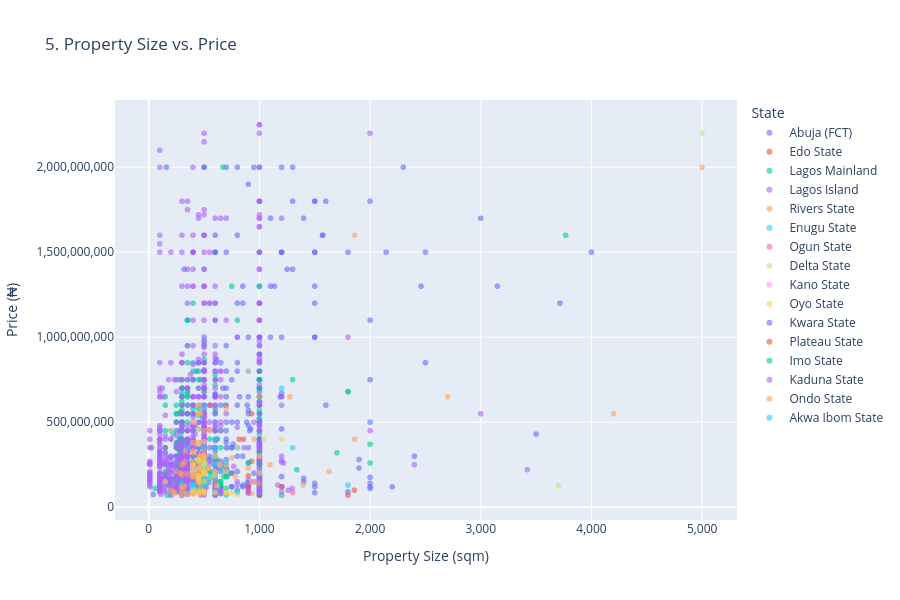

Notebook code cell kept with this figure:
### Code cell
# ==========================================
# 5. Scatter Plot: Property size vs. price
# ==========================================
fig5 = px.scatter(df, 
                  x='Property Size', 
                  y='Price',
                  title='5. Property Size vs. Price',
                  labels={'Property Size': 'Property Size (sqm)', 'Price': 'Price (₦)'},
                  color='Region Parent Name',
                  opacity=0.6,
                  hover_data=['Title', 'Region Name', 'Bedrooms'])
fig5.update_layout(height=600, legend_title='State')
fig5.update_xaxes(tickformat=',.0f')
fig5.update_yaxes(tickformat=',.0f')
fig5.show()

### Figure 1 — Plotly figure (JSON) as saved in the notebook; plotly's stock layout.template omitted (floating-point values rounded to 4 significant figures; data arrays with more than 128 entries replaced by an {"elided": "..."} marker saying what was removed)
{"data": [{"customdata": {"elided": "401x3 mixed values"}, "hovertemplate": "Region Parent Name=Abuja (FCT)<br>Property Size (sqm)=%{x}<br>Price (₦)=%{y}<br>Title=%{customdata[0]}<br>Region Name=%{customdata[1]}<br>Bedrooms=%{customdata[2]}<extra></extra>", "legendgroup": "Abuja (FCT)", "marker": {"color": "#636efa", "opacity": 0.6, "symbol": "circle"}, "mode": "markers", "name": "Abuja (FCT)", "showlegend": true, "type": "scattergl", "x": {"elided": "401 float values"}, "xaxis": "x", "y": {"elided": "401 float values"}, "yaxis": "y"}, {"customdata": [["2bdrm Block of Flats in Benin City for sale", "Benin City", 2], ["20bdrm Apartment in Benin City for sale", "Benin City", 20], ["20bdrm Apartment in Benin City for sale", "Benin City", 20], ["2bdrm Block of Flats in Not - Estate., Benin City for sale", "Benin City", 2], ["5bdrm Bungalow in Benin City for sale", "Benin City", 5], ["3bdrm Block of Flats in Benin City for sale", "Benin City", 3], ["4bdrm Duplex in Benin City for sale", "Benin City", 4], ["3bdrm Bungalow in Benin City for sale", "Benin City", 3], ["3bdrm Duplex in Benin City for sale", "Benin City", 3], ["Furnished 4bdrm Bungalow in Benin City for sale", "Benin City", 4], ["5bdrm Duplex in Benin City for sale", "Benin City", 5], ["Furnished 18bdrm Apartment in Benin City for sale", "Benin City", 18], ["6bdrm Block of Flats in Benin City for sale", "Benin City", 6], ["6bdrm Duplex in Benin City for sale", "Benin City", 6], ["6bdrm Duplex in Benin City for sale", "Benin City", 6], ["4bdrm Duplex in Benin City for sale", "Benin City", 4], ["Furnished 5bdrm Duplex in Benin City for sale", "Benin City", 5], ["3bdrm Block of Flats in Benin City for sale", "Benin City", 3], ["12bdrm Block of Flats in Benin City for sale", "Benin City", 12], ["6bdrm Block of Flats in Benin City for sale", "Benin City", 6], ["18bdrm Block of Flats in Benin City for sale", "Benin City", 18], ["17bdrm Block of Flats in Benin City for sale", "Benin City", 17]], "hovertemplate": "Region Parent Name=Edo State<br>Property Size (sqm)=%{x}<br>Price (₦)=%{y}<br>Title=%{customdata[0]}<br>Region Name=%{customdata[1]}<br>Bedrooms=%{customdata[2]}<extra></extra>", "legendgroup": "Edo State", "marker": {"color": "#EF553B", "opacity": 0.6, "symbol": "circle"}, "mode": "markers", "name": "Edo State", "showlegend": true, "type": "scattergl", "x": [450.0, 900.0, 900.0, 1000.0, 900.0, 900.0, 450.0, 1800.0, 900.0, 1000.0, 900.0, 465.0, 470.0, 817.0, 464.0, 1203.0, 929.0, 1000.0, 464.0, 1858.0, 557.0, 929.0], "xaxis": "x", "y": [120000000.0, 97000000.0, 120000000.0, 100000000.0, 120000000.0, 120000000.0, 200000000.0, 70000000.0, 85000000.0, 160000000.0, 185000000.0, 550000000.0, 72000000.0, 400000000.0, 150000000.0, 120000000.0, 550000000.0, 70000000.0, 200000000.0, 100000000.0, 600000000.0, 270000000.0], "yaxis": "y"}, {"customdata": {"elided": "320x3 mixed values"}, "hovertemplate": "Region Parent Name=Lagos Mainland<br>Property Size (sqm)=%{x}<br>Price (₦)=%{y}<br>Title=%{customdata[0]}<br>Region Name=%{customdata[1]}<br>Bedrooms=%{customdata[2]}<extra></extra>", "legendgroup": "Lagos Mainland", "marker": {"color": "#00cc96", "opacity": 0.6, "symbol": "circle"}, "mode": "markers", "name": "Lagos Mainland", "showlegend": true, "type": "scattergl", "x": {"elided": "320 float values"}, "xaxis": "x", "y": {"elided": "320 float values"}, "yaxis": "y"}, {"customdata": {"elided": "704x3 mixed values"}, "hovertemplate": "Region Parent Name=Lagos Island<br>Property Size (sqm)=%{x}<br>Price (₦)=%{y}<br>Title=%{customdata[0]}<br>Region Name=%{customdata[1]}<br>Bedrooms=%{customdata[2]}<extra></extra>", "legendgroup": "Lagos Island", "marker": {"color": "#ab63fa", "opacity": 0.6, "symbol": "circle"}, "mode": "markers", "name": "Lagos Island", "showlegend": true, "type": "scattergl", "x": {"elided": "704 float values"}, "xaxis": "x", "y": {"elided": "704 float values"}, "yaxis": "y"}, {"customdata": {"elided": "81x3 mixed values"}, "hovertemplate": "Region Parent Name=Rivers State<br>Property Size (sqm)=%{x}<br>Price (₦)=%{y}<br>Title=%{customdata[0]}<br>Region Name=%{customdata[1]}<br>Bedrooms=%{customdata[2]}<extra></extra>", "legendgroup": "Rivers State", "marker": {"color": "#FFA15A", "opacity": 0.6, "symbol": "circle"}, "mode": "markers", "name": "Rivers State", "showlegend": true, "type": "scattergl", "x": [700.0, 465.0, 500.0, 930.0, 200.0, 700.0, 465.0, 4200.0, 465.0, 245.0, 500.0, 1630.0, 465.0, 230.0, 1395.0, 235.0, 465.0, 930.0, 465.0, 700.0, 465.0, 465.0, 465.0, 5000.0, 539.0, 465.0, 500.0, 300.0, 500.0, 466.0, 400.0, 350.0, 300.0, 330.0, 465.0, 955.0, 465.0, 320.0, 468.0, 1860.0, 400.0, 465.0, 465.0, 300.0, 465.0, 465.0, 500.0, 1275.0, 550.0, 989.0, 460.0, 470.0, 465.0, 350.0, 400.0, 320.0, 752.0, 300.0, 300.0, 400.0, 1095.0, 1000.0, 539.0, 465.0, 500.0, 400.0, 400.0, 465.0, 780.0, 465.0, 500.0, 450.0, 2700.0, 465.0, 1860.0, 900.0, 289.0, 465.0, 450.0, 300.0, 450.0], "xaxis": "x", "y": [580000000.0, 300000000.0, 200000000.0, 80000000.0, 97000000.0, 250000000.0, 250000000.0, 550000000.0, 200000000.0, 210000000.0, 130000000.0, 210000000.0, 100000000.0, 90000000.0, 130000000.0, 80000000.0, 180000000.0, 150000000.0, 120000000.0, 250000000.0, 300000000.0, 100000000.0, 180000000.0, 2000000000.0, 230000000.0, 115000000.0, 300000000.0, 95000000.0, 330000000.0, 130000000.0, 380000000.0, 75000000.0, 250000000.0, 330000000.0, 300000000.0, 400000000.0, 100000000.0, 120000000.0, 300000000.0, 400000000.0, 330000000.0, 135000000.0, 100000000.0, 125000000.0, 220000000.0, 130000000.0, 220000000.0, 650000000.0, 450000000.0, 140000000.0, 300000000.0, 550000000.0, 225000000.0, 195000000.0, 320000000.0, 260000000.0, 290000000.0, 72750000.0, 191400000.0, 120000000.0, 250000000.0, 650000000.0, 230000000.0, 145000000.0, 450000000.0, 250000000.0, 260000000.0, 95000000.0, 180000000.0, 300000000.0, 140000000.0, 600000000.0, 650000000.0, 240000000.0, 1600000000.0, 230000000.0, 200000000.0, 260000000.0, 280000000.0, 115000000.0, 165000000.0], "yaxis": "y"}, {"customdata": [["Furnished 4bdrm Duplex in Chime Estate, Enugu for sale", "Enugu", 4], ["4bdrm Duplex in Centenary City Enugu for sale", "Enugu", 4], ["7bdrm Duplex in Golf Annex Enugu for sale", "Enugu", 7], ["4bdrm Duplex in Golf Annex, Enugu for sale", "Enugu", 4], ["4bdrm Duplex in Golf Estate Enugu for sale", "Enugu State", 4], ["4bdrm Duplex in Thinkers Corner for sale", "Enugu", 4], ["5bdrm Duplex in Centenary City Enugu for sale", "Enugu", 5], ["4bdrm Duplex in Transekulu New Gra for sale", "Enugu", 4], ["4bdrm Duplex in Transekulu New Gra for sale", "Enugu", 4], ["4bdrm Duplex in Main Centenary, Enugu for sale", "Enugu", 4], ["4bdrm Duplex in Golf Annex, Enugu for sale", "Enugu", 4], ["4bdrm Duplex in Centenary City Enugu for sale", "Enugu", 4], ["Furnished 6bdrm Duplex in Goshen, Enugu for sale", "Enugu", 6], ["4bdrm Duplex in Enugu for sale", "Enugu", 4], ["3bdrm Bungalow in Enugu for sale", "Enugu", 3], ["5bdrm Duplex in Enugu for sale", "Enugu", 5], ["5bdrm Duplex in Centenary City, Enugu for sale", "Enugu", 5], ["4bdrm Duplex in Enugu for sale", "Enugu", 4], ["4bdrm Duplex in Golf Annex, Enugu for sale", "Enugu", 4], ["Furnished 4bdrm Duplex in Centenary City, Enugu for sale", "Enugu", 4], ["5bdrm Duplex in Independence Layout, Enugu for sale", "Enugu", 5], ["4bdrm Duplex in Centenary City, Enugu for sale", "Enugu", 4], ["Furnished 4bdrm Duplex in Valley Estate, Enugu for sale", "Enugu", 4], ["4bdrm Duplex in Wtc Estate, Enugu for sale", "Enugu", 4], ["4bdrm Duplex in Heliu Estate, Enugu for sale", "Enugu", 4], ["4bdrm Duplex in Centenary City, Enugu for sale", "Enugu", 4], ["5bdrm Duplex in Independence Layout, Enugu for sale", "Enugu", 5], ["5bdrm Bungalow in Centenary City, Enugu for sale", "Enugu", 5], ["Furnished 4bdrm Bungalow in Almond Garden, Enugu for sale", "Enugu", 4], ["4bdrm Bungalow in Centenary City, Enugu for sale", "Enugu", 4], ["5bdrm Duplex in Newheaven, Enugu for sale", "Enugu", 5], ["5bdrm Duplex in Enugu for sale", "Enugu", 5], ["3bdrm Bungalow in Phase Six, Enugu for sale", "Enugu", 3], ["4bdrm Duplex in Transekulu, Enugu for sale", "Enugu", 4], ["14bdrm Block of Flats in Akpoga Street,, Enugu for sale", "Enugu", 14], ["4bdrm Duplex in Enugu for sale", "Enugu", 4], ["5bdrm House in Enugu for sale", "Enugu", 5]], "hovertemplate": "Region Parent Name=Enugu State<br>Property Size (sqm)=%{x}<br>Price (₦)=%{y}<br>Title=%{customdata[0]}<br>Region Name=%{customdata[1]}<br>Bedrooms=%{customdata[2]}<extra></extra>", "legendgroup": "Enugu State", "marker": {"color": "#19d3f3", "opacity": 0.6, "symbol": "circle"}, "mode": "markers", "name": "Enugu State", "showlegend": true, "type": "scattergl", "x": [600.0, 400.0, 700.0, 500.0, 500.0, 400.0, 500.0, 500.0, 400.0, 500.0, 450.0, 500.0, 602.0, 600.0, 400.0, 500.0, 500.0, 300.0, 400.0, 500.0, 1200.0, 500.0, 500.0, 500.0, 500.0, 500.0, 600.0, 500.0, 500.0, 500.0, 600.0, 350.0, 600.0, 500.0, 500.0, 500.0, 590.0], "xaxis": "x", "y": [260000000.0, 100000000.0, 260000000.0, 125000000.0, 160000000.0, 130000000.0, 260000000.0, 150000000.0, 130000000.0, 220000000.0, 110000000.0, 180000000.0, 160000000.0, 200000000.0, 100000000.0, 600000000.0, 210000000.0, 140000000.0, 130000000.0, 200000000.0, 700000000.0, 220000000.0, 260000000.0, 350000000.0, 200000000.0, 210000000.0, 400000000.0, 135000000.0, 150000000.0, 160000000.0, 350000000.0, 350000000.0, 90000000.0, 150000000.0, 170000000.0, 250000000.0, 250000000.0], "yaxis": "y"}, {"customdata": [["4bdrm Duplex in Estate, Obafemi-Owode for sale", "Obafemi-Owode", 4], ["7bdrm Duplex in Praise Hill Estate, Obafemi-Owode for sale", "Obafemi-Owode", 7], ["4bdrm Duplex in Pakuro for sale", "Pakuro", 4], ["4bdrm Block of Flats in Obafemi-Owode for sale", "Obafemi-Owode", 4]], "hovertemplate": "Region Parent Name=Ogun State<br>Property Size (sqm)=%{x}<br>Price (₦)=%{y}<br>Title=%{customdata[0]}<br>Region Name=%{customdata[1]}<br>Bedrooms=%{customdata[2]}<extra></extra>", "legendgroup": "Ogun State", "marker": {"color": "#FF6692", "opacity": 0.6, "symbol": "circle"}, "mode": "markers", "name": "Ogun State", "showlegend": true, "type": "scattergl", "x": [500.0, 600.0, 600.0, 1300.0], "xaxis": "x", "y": [185000000.0, 140000000.0, 140000000.0, 85000000.0], "yaxis": "y"}, {"customdata": [["8bdrm Block of Flats in Infant Jesus Asaba, Oshimili South for sale", "Oshimili South", 8], ["14bdrm Block of Flats in Marble Hill, Oshimili South for sale", "Oshimili South", 14], ["5bdrm Duplex in Behind New General, Oshimili South for sale", "Oshimili South", 5], ["6bdrm Duplex in Gra Asaba, Oshimili South for sale", "Oshimili South", 6], ["5bdrm Duplex in Nta, Oshimili South for sale", "Oshimili South", 5], ["8bdrm Block of Flats in Naira & Kobo Axis,, Oshimili South for sale", "Oshimili South", 8], ["4bdrm Duplex in Ibusa Rd, Oshimili South for sale", "Oshimili South", 4], ["3bdrm Block of Flats in Oshimili North for sale", "Oshimili North", 3], ["10bdrm Block of Flats in Oshimili South for sale", "Oshimili South", 10], ["3bdrm Block of Flats in Oshimili North for sale", "Oshimili North", 3], ["2bdrm Block of Flats in Oshimili North for sale", "Oshimili North", 2], ["3bdrm Bungalow in Oshimili North for sale", "Oshimili North", 3], ["5bdrm Duplex in Oshimili North for sale", "Oshimili North", 5]], "hovertemplate": "Region Parent Name=Delta State<br>Property Size (sqm)=%{x}<br>Price (₦)=%{y}<br>Title=%{customdata[0]}<br>Region Name=%{customdata[1]}<br>Bedrooms=%{customdata[2]}<extra></extra>", "legendgroup": "Delta State", "marker": {"color": "#B6E880", "opacity": 0.6, "symbol": "circle"}, "mode": "markers", "name": "Delta State", "showlegend": true, "type": "scattergl", "x": [500.0, 200.0, 500.0, 800.0, 450.0, 450.0, 500.0, 5000.0, 619.0, 450.0, 900.0, 3700.0, 450.0], "xaxis": "x", "y": [250000000.0, 450000000.0, 270000000.0, 350000000.0, 270000000.0, 180000000.0, 250000000.0, 2200000000.0, 125000000.0, 165000000.0, 800000000.0, 125000000.0, 460000000.0], "yaxis": "y"}, {"customdata": [["Furnished 6bdrm House in Private Property, Nasarawa-Kano for sale", "Nasarawa-Kano", 6]], "hovertemplate": "Region Parent Name=Kano State<br>Property Size (sqm)=%{x}<br>Price (₦)=%{y}<br>Title=%{customdata[0]}<br>Region Name=%{customdata[1]}<br>Bedrooms=%{customdata[2]}<extra></extra>", "legendgroup": "Kano State", "marker": {"color": "#FF97FF", "opacity": 0.6, "symbol": "circle"}, "mode": "markers", "name": "Kano State", "showlegend": true, "type": "scattergl", "x": [400.0], "xaxis": "x", "y": [230000000.0], "yaxis": "y"}, {"customdata": {"elided": "45x3 mixed values"}, "hovertemplate": "Region Parent Name=Oyo State<br>Property Size (sqm)=%{x}<br>Price (₦)=%{y}<br>Title=%{customdata[0]}<br>Region Name=%{customdata[1]}<br>Bedrooms=%{customdata[2]}<extra></extra>", "legendgroup": "Oyo State", "marker": {"color": "#FECB52", "opacity": 0.6, "symbol": "circle"}, "mode": "markers", "name": "Oyo State", "showlegend": true, "type": "scattergl", "x": [450.0, 450.0, 600.0, 450.0, 500.0, 500.0, 450.0, 450.0, 641.0, 750.0, 400.0, 700.0, 1000.0, 500.0, 500.0, 500.0, 450.0, 600.0, 450.0, 700.0, 450.0, 1037.0, 1000.0, 400.0, 400.0, 450.0, 800.0, 410.0, 450.0, 500.0, 500.0, 600.0, 600.0, 500.0, 500.0, 150.0, 400.0, 400.0, 500.0, 500.0, 700.0, 1200.0, 450.0, 400.0, 400.0], "xaxis": "x", "y": [550000000.0, 185000000.0, 85000000.0, 370000000.0, 190000000.0, 95000000.0, 150000000.0, 185000000.0, 250000000.0, 85000000.0, 75000000.0, 85000000.0, 200000000.0, 270000000.0, 210000000.0, 90000000.0, 380000000.0, 210000000.0, 230000000.0, 85000000.0, 280000000.0, 400000000.0, 300000000.0, 220000000.0, 100000000.0, 95000000.0, 75000000.0, 500000000.0, 80000000.0, 150000000.0, 220000000.0, 300000000.0, 185000000.0, 200000000.0, 300000000.0, 150000000.0, 85000000.0, 200000000.0, 385000000.0, 80000000.0, 210000000.0, 400000000.0, 170000000.0, 250000000.0, 180000000.0], "yaxis": "y"}, {"customdata": [["Furnished 2bdrm Block of Flats in Basin, Ilorin South for sale", "Ilorin South", 2]], "hovertemplate": "Region Parent Name=Kwara State<br>Property Size (sqm)=%{x}<br>Price (₦)=%{y}<br>Title=%{customdata[0]}<br>Region Name=%{customdata[1]}<br>Bedrooms=%{customdata[2]}<extra></extra>", "legendgroup": "Kwara State", "marker": {"color": "#636efa", "opacity": 0.6, "symbol": "circle"}, "mode": "markers", "name": "Kwara State", "showlegend": true, "type": "scattergl", "x": [3150.0], "xaxis": "x", "y": [1300000000.0], "yaxis": "y"}, {"customdata": [["3bdrm Bungalow in Jos for sale", "Jos", 3]], "hovertemplate": "Region Parent Name=Plateau State<br>Property Size (sqm)=%{x}<br>Price (₦)=%{y}<br>Title=%{customdata[0]}<br>Region Name=%{customdata[1]}<br>Bedrooms=%{customdata[2]}<extra></extra>", "legendgroup": "Plateau State", "marker": {"color": "#EF553B", "opacity": 0.6, "symbol": "circle"}, "mode": "markers", "name": "Plateau State", "showlegend": true, "type": "scattergl", "x": [856.0], "xaxis": "x", "y": [400000000.0], "yaxis": "y"}, {"customdata": [["4bdrm Duplex in Umuoma Estate, Owerri for sale", "Owerri", 4], ["Furnished 6bdrm Duplex in Owerri for sale", "Owerri", 6]], "hovertemplate": "Region Parent Name=Imo State<br>Property Size (sqm)=%{x}<br>Price (₦)=%{y}<br>Title=%{customdata[0]}<br>Region Name=%{customdata[1]}<br>Bedrooms=%{customdata[2]}<extra></extra>", "legendgroup": "Imo State", "marker": {"color": "#00cc96", "opacity": 0.6, "symbol": "circle"}, "mode": "markers", "name": "Imo State", "showlegend": true, "type": "scattergl", "x": [700.0, 1300.0], "xaxis": "x", "y": [180000000.0, 750000000.0], "yaxis": "y"}, {"customdata": [["5bdrm Duplex in Barnawa Gra Phase 1, Kaduna / Kaduna State for sale", "Kaduna / Kaduna State", 5], ["3bdrm Bungalow in High Cost, Kaduna / Kaduna State for sale", "Kaduna / Kaduna State", 3], ["5bdrm Duplex in Narayi High Cost, Kaduna / Kaduna State for sale", "Kaduna / Kaduna State", 5]], "hovertemplate": "Region Parent Name=Kaduna State<br>Property Size (sqm)=%{x}<br>Price (₦)=%{y}<br>Title=%{customdata[0]}<br>Region Name=%{customdata[1]}<br>Bedrooms=%{customdata[2]}<extra></extra>", "legendgroup": "Kaduna State", "marker": {"color": "#ab63fa", "opacity": 0.6, "symbol": "circle"}, "mode": "markers", "name": "Kaduna State", "showlegend": true, "type": "scattergl", "x": [900.0, 900.0, 652.0], "xaxis": "x", "y": [108000000.0, 82800000.0, 80000000.0], "yaxis": "y"}, {"customdata": [["4bdrm Apartment in Ilaje for sale", "Ilaje", 4]], "hovertemplate": "Region Parent Name=Ondo State<br>Property Size (sqm)=%{x}<br>Price (₦)=%{y}<br>Title=%{customdata[0]}<br>Region Name=%{customdata[1]}<br>Bedrooms=%{customdata[2]}<extra></extra>", "legendgroup": "Ondo State", "marker": {"color": "#FFA15A", "opacity": 0.6, "symbol": "circle"}, "mode": "markers", "name": "Ondo State", "showlegend": true, "type": "scattergl", "x": [400.0], "xaxis": "x", "y": [180000000.0], "yaxis": "y"}, {"customdata": [["10bdrm Room & Parlour in Abak Road, Uyo for sale", "Uyo", 10], ["10bdrm Block of Flats in Osongama Estate, Uyo for sale", "Uyo", 10], ["Furnished 5bdrm House in John Linus Road, Uyo for sale", "Uyo", 5]], "hovertemplate": "Region Parent Name=Akwa Ibom State<br>Property Size (sqm)=%{x}<br>Price (₦)=%{y}<br>Title=%{customdata[0]}<br>Region Name=%{customdata[1]}<br>Bedrooms=%{customdata[2]}<extra></extra>", "legendgroup": "Akwa Ibom State", "marker": {"color": "#19d3f3", "opacity": 0.6, "symbol": "circle"}, "mode": "markers", "name": "Akwa Ibom State", "showlegend": true, "type": "scattergl", "x": [1800.0, 1300.0, 800.0], "xaxis": "x", "y": [130000000.0, 350000000.0, 90000000.0], "yaxis": "y"}], "layout": {"height": 600, "legend": {"title": {"text": "State"}, "tracegroupgap": 0}, "title": {"text": "5. Property Size vs. Price"}, "xaxis": {"anchor": "y", "domain": [0, 1], "tickformat": ",.0f", "title": {"text": "Property Size (sqm)"}}, "yaxis": {"anchor": "x", "domain": [0, 1], "tickformat": ",.0f", "title": {"text": "Price (₦)"}}}}
